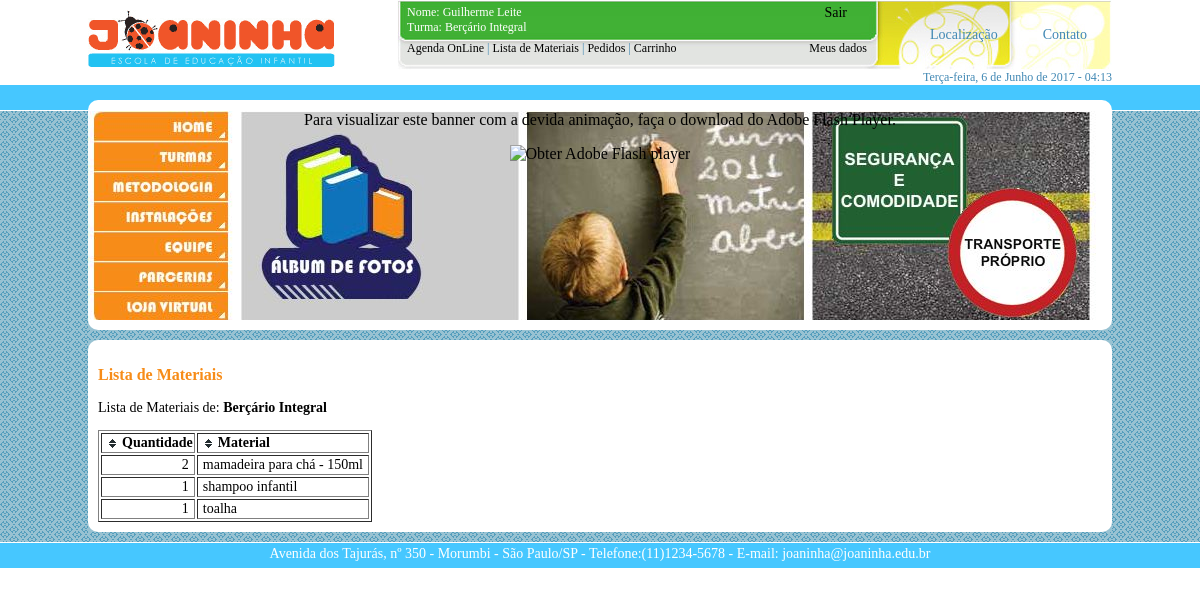
The page /lista.php (signed in) on the database its author committed.
### tables this page shows
CREATE TABLE IF NOT EXISTS `aluno` (
  `idAluno` int(11) unsigned NOT NULL AUTO_INCREMENT,
  `usuario` varchar(20) NOT NULL,
  `senha` varchar(20) NOT NULL,
  `idTurma` int(11) NOT NULL,
  `nome` varchar(100) NOT NULL,
  `sexo` varchar(1) NOT NULL,
  `dataNasc` varchar(10) NOT NULL,
  `endereco` varchar(100) NOT NULL,
  `numero` int(11) NOT NULL,
  `complemento` varchar(20) DEFAULT NULL,
  `CEP` varchar(9) NOT NULL,
  `cidade` varchar(30) NOT NULL,
  `UF` varchar(2) NOT NULL,
  `telefone` varchar(14) NOT NULL,
  `celular` varchar(14) DEFAULT NULL,
  `email` varchar(100) NOT NULL,
  `nomeMae` varchar(100) NOT NULL,
  `nomePai` varchar(100) NOT NULL,
  `CPF` varchar(14) NOT NULL,
  `responsavel` varchar(3) NOT NULL,
  `ocultar` varchar(3) NOT NULL,
  PRIMARY KEY (`idAluno`)
);

CREATE TABLE IF NOT EXISTS `turma` (
  `idTurma` int(10) unsigned NOT NULL AUTO_INCREMENT,
  `turma` varchar(50) NOT NULL,
  `ocultar` varchar(3) NOT NULL,
  PRIMARY KEY (`idTurma`)
);

CREATE TABLE IF NOT EXISTS `listaturma` (
  `idLista` int(10) unsigned NOT NULL AUTO_INCREMENT,
  `idTurma` int(11) NOT NULL,
  `idProduto` int(11) NOT NULL,
  `qtd` int(11) NOT NULL,
  PRIMARY KEY (`idLista`)
);

CREATE TABLE IF NOT EXISTS `listaproduto` (
  `idProduto` int(10) unsigned NOT NULL AUTO_INCREMENT,
  `produto` varchar(100) NOT NULL,
  `ocultar` varchar(3) NOT NULL,
  PRIMARY KEY (`idProduto`)
);

### funcoes.php (called while the page is built, shortened)
<?PHP
	function formatarDataExtenso($data){
		$dia = date("j",$data);
		$mes = date("m",$data);
		$ano = date("Y",$data);
		$semana = date('w',$data);
		$hora = date("H",$data);
		$minutos = date("i",$data);
		switch ($mes){
			case 6: $mes = "Junho"; break;
		}
		switch ($semana) {
			case 2: $semana = "Terça-feira"; break;
		}
		return $semana.', ' .$dia. ' de ' .$mes. ' de ' .$ano. ' - ' .$hora. ':' .$minutos;
	}
?>

### lista.php (the view, shortened to what this page needs)
<?PHP
	Require('header.php');
?>
<p class="titulo">Lista de Materiais</p>
<?PHP
	if($_SESSION['login'] != session_id() || $_SESSION['tipoUsuario'] != "aluno"){
		?>
        	<p>Página restrita a pais e alunos da escola.</p>
            <p>Para acessar o conteúdo faça o login.</p>
            <p>Caso seu filho não esteja cadastrado no sistema, por favor, solicite a secretaria.</p>
		<?PHP
	}else{
		?>
        <p>Lista de Materiais de: <strong><?PHP echo $nomeTurma; ?></strong></p>
		<table id="tblLista" border="1" class="paddingTbl">
        	<thead>
            <tr>
                <th>Quantidade</th>
                <th>Material</th>
            </tr>
            </thead>
		<?PHP
			$sql = "SELECT lp.idProduto, lp.produto, lt.idLista, lt.idTurma, lt.idProduto, lt.qtd FROM listaturma lt
			INNER JOIN listaproduto lp ON lp.idProduto = lt.idProduto
			WHERE lt.idTurma = $idTurma
			ORDER BY lp.produto";
			$selecao = mysql_query($sql);
			while($registro = mysql_fetch_assoc($selecao)){
			?>
			<tr>
				<td align="right"><?PHP echo $registro['qtd']; ?></td>
                <td><?PHP echo $registro['produto']; ?></td>
			</tr>
			<?PHP
			}
		?>
		</table>
        <?PHP
	}
?>
<?PHP
	Require('footer.php');
?>

### header.php (shortened to what this page needs)
<?PHP Require('funcoes.php'); ?>
<!DOCTYPE html PUBLIC "-//W3C//DTD XHTML 1.0 Transitional//EN" "http://www.w3.org/TR/xhtml1/DTD/xhtml1-transitional.dtd">
<html xmlns="http://www.w3.org/1999/xhtml">
<head>
<link href="_estilos/estilo.css" rel="stylesheet" type="text/css" />
</head>
<body>
<div id="main">
	<div id="header">
    	<div id="logotipo"><a href="index.php"><img src="_img/logotipo.gif" border="0" /></a></div>
        <div id="menusup">
        	<div id="contato"><a href="contato.php" class="linkmenusup">Contato</a></div>
        	<div id="localizacao"><a href="localizacao.php" class="linkmenusup">Localização</a></div>
            <?PHP
			if($_SESSION['login'] == session_id() && $_SESSION['tipoUsuario'] == "aluno"){
				$sql = "SELECT * FROM aluno INNER JOIN turma ON aluno.idTurma = turma.idTurma WHERE idAluno = " . $_SESSION['idAluno'];
				if (!mysql_query($sql)){
					$msg = "Houve um erro";
				}else{
					$selecao = mysql_query($sql);
					$linhas = mysql_num_rows($selecao);
					$registro = mysql_fetch_assoc($selecao);
					if($linhas == 1){
						$nome =  $registro['nome'];
						$idTurma = $registro['idTurma'];
						$nomeTurma = $registro['turma'];
						$msg = "Nome: " . $nome . "<br />Turma: " . $nomeTurma;
					}else{
						$msg = "Houve um erro";
					}
				}
			?>
			<div id="areamenulogin">
				 <div id="linkMenu"><?PHP echo $msg; ?></div>
				 <div id="linkSair"><a href="sair.php">Sair</a></div>
			</div>
			<div id="areaagendaonline">
				<label id="agendaonline"><a href="agendaOnline.php">Agenda OnLine</a> | <a href="lista.php">Lista de Materiais</a> | <a href="meusPedidos.php">Pedidos</a> | <a href="carrinho.php">Carrinho</a></label>
				<label id="meusdados"><a href="meusDados.php">Meus dados</a></label>
			</div>
            <?PHP
			};
			?>
        </div>
        <div id="data"><?PHP echo formatarDataExtenso(time()); ?></div>
    </div>
    <div id="barraazul"><div id="bannerbordavazio"></div><div id="bannerbordasuperior"></div></div>
    <div id="content">
        <div id="banner">
        	<?PHP Require('banner.php'); ?>
            <div id="bannerbordainferiorfundo"><div id="bannerbordainferior"></div></div>
        </div>
        <div id="conteudofundo">
            <div id="conteudobordas">
                <div id="conteudo">

### _estilos/estilo.css (style rules this page uses)
* { font-family:Century Gothic; }
body { margin:0; !important }
a:link, a:visited, a:active { color: #000; text-decoration: none; }
a.linkmenusup:link, a.linkmenusup:visited, a.linkmenusup:active { color: #4188b4; text-decoration: none; }
div#header { width:1024px; margin:auto; }
div#logotipo { float:left; height:60px; width:250px; margin-top:10px; }
div#menusup { color:#4188b4; float:right; height:70px; width:715px; background-image:url(../_img/menusuperior.jpg); background-repeat:no-repeat; }
div#contato { float:right; margin-right:25px; margin-top:27px; font-size:14px; }
div#localizacao { float:right; margin-right:45px; margin-top:27px; font-size:14px; }
div#areamenulogin { color:#FFF; font-size:12px; height:25px; width:440px; margin-left:10px; margin-top:5px; }
div#linkMenu { float:left; font-size:12px; }
div#linkSair { text-align:right; float:right; font-size:14px; }
div#areaagendaonline { font-size:12px; height:20px; width:460px; margin-left:10px; margin-top:11px; }
label#agendaonline { text-align:left; }
label#meusdados { text-align:right; float:right; }
div#data { color:#4188b4; font-size:12px; text-align:right; clear:both; }
div#barraazul { background-color:#46c7ff; height:25px; margin-bottom:1px; min-width:1030px; }
div#bannerbordavazio { height:15px; }
div#bannerbordasuperior { width:1024px; margin:auto; height:10px; background-color:#FFF; }
div#content { background-image:url(../_img/background.gif); background-repeat:repeat; min-width:1030px; }
div#banner { margin:auto; width:1024px; }
div#bannerbordainferiorfundo { background-color:#98c2d2; }
div#bannerbordainferior { height:10px; background-color:#FFF; margin-bottom:10px; }
div#conteudofundo { margin:auto; width:1024px; background-color:#98c2d2; }
div#conteudobordas { margin:auto; width:1024px; background-color:#FFF; }
div#conteudo { padding:10px; text-align:justify; font-size:14px; }
th.header { background-image: url(../_img/seta_bg.gif); background-repeat: no-repeat; background-position: center left; padding-left: 20px; cursor: pointer; font-weight: bold; }
.titulo { color:#f78c18; font-weight:bold; font-size:16px; }
.paddingTbl td { padding-left:5px; padding-right:5px; }

### rows shown on the page
aluno: nome "Guilherme Leite", idTurma.turma "Berçário Integral"
listaturma: qtd "2", idProduto.produto "mamadeira para chá - 150ml"
listaturma: qtd "1", idProduto.produto "shampoo infantil"
listaturma: qtd "1", idProduto.produto "toalha"
